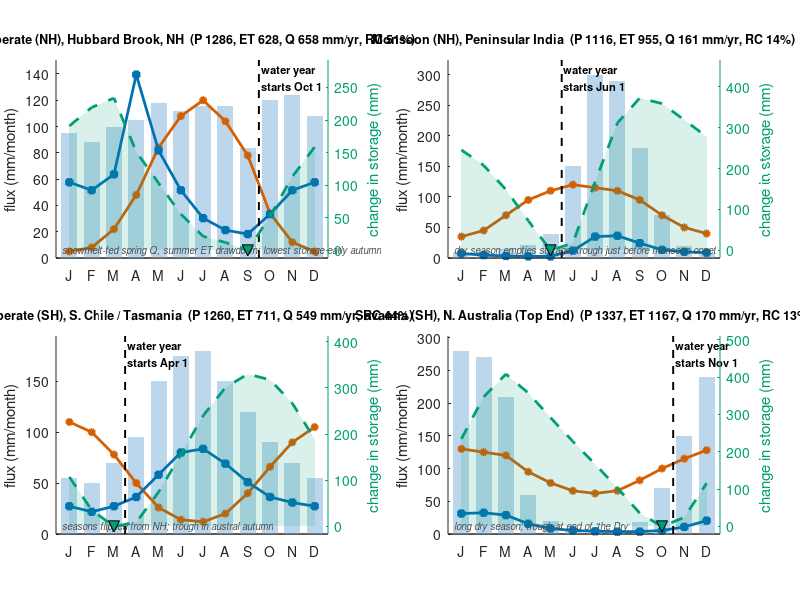

This chart was generated by the following MATLAB code:
% Monthly P, ET, Q and change in storage in four climates (Figure 2.7)
% Chapter 2 draft; author data arrays from the code comment (truncated at Word's 2048-character comment limit); plotting completed from the figure in the draft
% Run: run water_budget_four_climates.m -> figure_matlab.png (MATLAB or GNU Octave)
clear; close all;
months = 'JFMAMJJASOND'; mfull = {'Jan','Feb','Mar','Apr','May','Jun','Jul','Aug','Sep','Oct','Nov','Dec'};
cl = struct('name', {}, 'place', {}, 'P', {}, 'ET', {}, 'Q', {}, 'note', {});
cl(1) = struct('name', 'Temperate (NH)', 'place', 'Hubbard Brook, NH', 'P', [95 88 100 105 118 112 116 116 84 120 124 108], 'ET', [5 8 22 48 84 108 120 104 78 34 12 5], 'Q', [0.95 0.85 1.05 2.3 1.35 0.85 0.5 0.35 0.3 0.55 0.85 0.95], 'note', 'snowmelt-fed spring Q, summer ET drawdown; lowest storage early autumn');
cl(2) = struct('name', 'Monsoon (NH)', 'place', 'Peninsular India', 'P', [10 12 14 22 40 150 300 290 180 70 20 8], 'ET', [35 45 70 95 110 120 115 110 95 70 50 40], 'Q', [0.55 0.35 0.25 0.2 0.2 0.9 2.6 2.7 1.8 1.0 0.75 0.65], 'note', 'dry season empties storage; trough just before monsoon onset');
cl(3) = struct('name', 'Temperate (SH)', 'place', 'S. Chile / Tasmania', 'P', [55 50 70 95 150 175 180 150 120 90 70 55], 'ET', [110 100 78 50 26 14 12 20 40 66 90 105], 'Q', [0.75 0.6 0.75 1.0 1.6 2.2 2.3 1.9 1.4 1.0 0.85 0.75], 'note', 'seasons flipped from NH; trough in austral autumn');
cl(4) = struct('name', 'Savanna (SH)', 'place', 'N. Australia (Top End)', 'P', [280 270 210 60 20 8 5 6 18 70 150 240], 'ET', [130 125 120 95 78 66 62 66 82 100 115 128], 'Q', [2.6 2.7 2.4 1.3 0.7 0.45 0.35 0.3 0.3 0.45 0.9 1.7], 'note', 'long dry season; trough at end of ''the Dry''');
figure('Visible', 'off', 'Position', [100 100 1250 860], 'Color', 'w');
x = 1:12;
for i = 1:4
  P = cl(i).P; ET = cl(i).ET; Q = cl(i).Q * ((sum(P) - sum(ET)) / sum(cl(i).Q));
  cs = cumsum(P - ET - Q); S = cs - min(cs); [~, trough] = min(cs); wy = mod(trough, 12) + 1;
  ytop = max([P ET Q]) * 1.08;
  pos = [0.07 + 0.49 * mod(i - 1, 2), 0.57 - 0.46 * (i > 2) + 0.0, 0.34, 0.33];
  ax1 = axes('Position', pos); hold on;
  for k = 1:12, patch('XData', [k-0.36 k+0.36 k+0.36 k-0.36]', 'YData', [0 0 P(k) P(k)]', 'FaceColor', [0.737 0.84 0.92], 'EdgeColor', 'none'); end
  plot(x, ET, '-o', 'Color', [0.835 0.369 0], 'LineWidth', 2, 'MarkerSize', 4, 'MarkerFaceColor', [0.835 0.369 0]);
  plot(x, Q, '-s', 'Color', [0 0.447 0.698], 'LineWidth', 2, 'MarkerSize', 4, 'MarkerFaceColor', [0 0.447 0.698]);
  plot([wy - 0.5 wy - 0.5], [0 ytop], 'k--', 'LineWidth', 1.4);
  text(wy - 0.4, ytop * 0.97, sprintf('water year\nstarts %s 1', mfull{wy}), 'FontWeight', 'bold', 'FontSize', 8, 'VerticalAlignment', 'top');
  text(0.7, ytop * 0.04, cl(i).note, 'FontAngle', 'italic', 'FontSize', 7, 'Color', [0.3 0.3 0.3]);
  set(ax1, 'XTick', x, 'XTickLabel', num2cell(months), 'Box', 'off'); xlim([0.4 12.6]); ylim([0 ytop]); ylabel('flux (mm/month)');
  title(sprintf('%s, %s  (P %.0f, ET %.0f, Q %.0f mm/yr, RC %.0f%%)', cl(i).name, cl(i).place, sum(P), sum(ET), sum(Q), 100 * sum(Q) / sum(P)), 'FontSize', 9);
  ax2 = axes('Position', pos, 'Color', 'none', 'YAxisLocation', 'right', 'XTick', [], 'Box', 'off'); hold on;
  patch('XData', [x fliplr(x)]', 'YData', [S zeros(1, 12)]', 'FaceColor', [0 0.62 0.451], 'FaceAlpha', 0.15, 'EdgeColor', 'none');
  plot(x, S, '--', 'Color', [0 0.62 0.451], 'LineWidth', 2); plot(trough, 0, 'v', 'MarkerFaceColor', [0 0.62 0.451], 'MarkerEdgeColor', 'k', 'MarkerSize', 8);
  xlim([0.4 12.6]); ylim([-0.05 * max(S) max(S) * 1.25]); ylabel('change in storage (mm)'); set(ax2, 'YColor', [0 0.62 0.451]);
end
print('-dpng', '-r150', 'figure_matlab.png');
